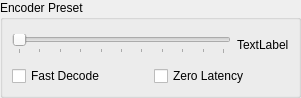
<?xml version="1.0" encoding="UTF-8"?>
<ui version="4.0">
 <class>VideoEncoderPreset</class>
 <widget class="QWidget" name="VideoEncoderPreset">
  <property name="geometry">
   <rect>
    <x>0</x>
    <y>0</y>
    <width>301</width>
    <height>98</height>
   </rect>
  </property>
  <property name="windowTitle">
   <string>Form</string>
  </property>
  <layout class="QVBoxLayout" name="verticalLayout">
   <property name="leftMargin">
    <number>0</number>
   </property>
   <property name="topMargin">
    <number>0</number>
   </property>
   <property name="rightMargin">
    <number>0</number>
   </property>
   <property name="bottomMargin">
    <number>0</number>
   </property>
   <item>
    <widget class="QGroupBox" name="videoPresetGroupBox">
     <property name="title">
      <string>Encoder Preset</string>
     </property>
     <layout class="QVBoxLayout" name="verticalLayout_14">
      <item>
       <layout class="QHBoxLayout" name="horizontalLayout_14">
        <item>
         <widget class="QSlider" name="horizontalSlider_2">
          <property name="maximum">
           <number>10</number>
          </property>
          <property name="pageStep">
           <number>1</number>
          </property>
          <property name="orientation">
           <enum>Qt::Orientation::Horizontal</enum>
          </property>
          <property name="tickPosition">
           <enum>QSlider::TickPosition::TicksBelow</enum>
          </property>
         </widget>
        </item>
        <item>
         <widget class="QLabel" name="label_22">
          <property name="text">
           <string>TextLabel</string>
          </property>
         </widget>
        </item>
       </layout>
      </item>
      <item>
       <layout class="QHBoxLayout" name="horizontalLayout_15">
        <item>
         <widget class="QCheckBox" name="checkBox_7">
          <property name="text">
           <string>Fast Decode</string>
          </property>
         </widget>
        </item>
        <item>
         <widget class="QCheckBox" name="checkBox_8">
          <property name="text">
           <string>Zero Latency</string>
          </property>
         </widget>
        </item>
       </layout>
      </item>
     </layout>
    </widget>
   </item>
  </layout>
 </widget>
 <resources/>
 <connections/>
</ui>
